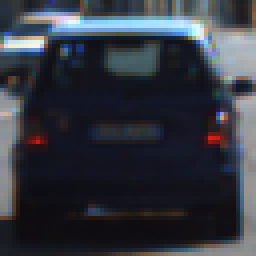
#> input picture 4_Lane_Vehicle_Detection/submission_input/vehicle1.png, 64 x 64 px (shown 4 times larger); its folder holds 3 pictures in this run
$ jupyter execute --allow-errors submission.ipynb   (shell and % lines are left out)   (older library calls are emulated)
#> lines starting #> are read from the running program, lines starting #| are printed output that depends on the picture
---
## Car Detection
#### Steps:
1. Color and Gradient Feature
2. Train classifier - Linear SVM
3. Set window search
4. Pipeline

[cell 1]
import matplotlib.pyplot as plt
import matplotlib.image as mpimg
import numpy as np
import cv2
import copy
import math
from scipy import ndimage as ndi
from skimage.feature import hog, blob_doh, peak_local_max
from skimage.morphology import watershed, disk
from skimage.filters import rank, gaussian_filter
from skimage.util import img_as_ubyte
from scipy.ndimage.measurements import label

import pickle
import glob
import time
from sklearn.svm import LinearSVC
from sklearn.preprocessing import StandardScaler
from skimage.feature import hog
from sklearn.model_selection import train_test_split
# Import a library needed to edit/save/watch video clips
from moviepy.editor import VideoFileClip
import argparse
import os

## 1. Color and Gradient Feature

[cell 2]
# [18 lines left out: functions convert_color, color_hist, not called in this run]

[cell 3]
 # Define a function to compute binned color features
# [5 lines left out: function bin_spatial, not called in this run]

[cell 4]
# Define a function to return HOG features and visualization
def get_hog_features(img, orient, pix_per_cell, cell_per_block,
                        vis=False, feature_vec=True):
    # Call with two outputs if vis==True
    if vis == True:
        features, hog_image = hog(img, orientations=orient,
                                  pixels_per_cell=(pix_per_cell, pix_per_cell),
                                  cells_per_block=(cell_per_block, cell_per_block),
                                  transform_sqrt=True,
                                  visualise=vis, feature_vector=feature_vec)
        return features, hog_image
    # Otherwise call with one output
    else:
        features = hog(img, orientations=orient,
                       pixels_per_cell=(pix_per_cell, pix_per_cell),
                       cells_per_block=(cell_per_block, cell_per_block),
                       transform_sqrt=True,
                       visualise=vis, feature_vector=feature_vec)
        return features

[cell 5]
# Define a function to extract features from a list of images
def extract_features(imgs, color_space='RGB', spatial_size=(32, 32),
                        hist_bins=32, orient=9,
                        pix_per_cell=8, cell_per_block=2, hog_channel=0,
                        spatial_feat=True, hist_feat=True, hog_feat=True):
    # Create a list to append feature vectors to
    features = []
    # Iterate through the list of images
    for file in imgs:
        file_features = []
        # Read in each one by one
        image = mpimg.imread(file)
        # apply color conversion if other than 'RGB'
        if color_space != 'RGB':
            if color_space == 'HSV':
                feature_image = cv2.cvtColor(image, cv2.COLOR_RGB2HSV)
            elif color_space == 'LUV':
                feature_image = cv2.cvtColor(image, cv2.COLOR_RGB2LUV)
            elif color_space == 'HLS':
                feature_image = cv2.cvtColor(image, cv2.COLOR_RGB2HLS)
            elif color_space == 'YUV':
                feature_image = cv2.cvtColor(image, cv2.COLOR_RGB2YUV)
            elif color_space == 'YCrCb':
                feature_image = cv2.cvtColor(image, cv2.COLOR_RGB2YCrCb)
        else: feature_image = np.copy(image)

        if spatial_feat == True:
            spatial_features = bin_spatial(feature_image, size=spatial_size)
            file_features.append(spatial_features)
        if hist_feat == True:
            # Apply color_hist()
            hist_features = color_hist(feature_image, nbins=hist_bins)
            file_features.append(hist_features)
        if hog_feat == True:
        # Call get_hog_features() with vis=False, feature_vec=True
            if hog_channel == 'ALL':
                hog_features = []
                for channel in range(feature_image.shape[2]):
                    hog_features.append(get_hog_features(feature_image[:,:,channel],
                                        orient, pix_per_cell, cell_per_block,
                                        vis=False, feature_vec=True))
                hog_features = np.ravel(hog_features)
            else:
                hog_features = get_hog_features(feature_image[:,:,hog_channel], orient,
                            pix_per_cell, cell_per_block, vis=False, feature_vec=True)
            # Append the new feature vector to the features list
            file_features.append(hog_features)
        features.append(np.concatenate(file_features))
    # Return list of feature vectors
    return features

[cell 6]
imgs=glob.glob('./submission_input/*')
vehicle = mpimg.imread(imgs[1])
#> vehicle is the input picture: shape (64, 64, 3) float32; mean R, G, B 0.201, 0.215, 0.25
nonvehicle = mpimg.imread(imgs[0])
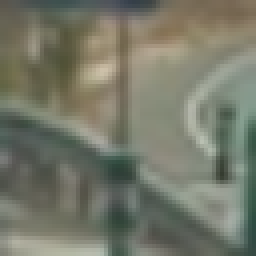
#> input picture 4_Lane_Vehicle_Detection/submission_input/non_vehicle1.png, 64 x 64 px (shown 4 times larger)
#> nonvehicle is the input picture: shape (64, 64, 3) float32; mean R, G, B 0.462, 0.472, 0.412
fig = plt.figure()
plt.subplot(121)
plt.imshow(vehicle, cmap='gray')
plt.title('Example Car Image')
plt.subplot(122)
plt.imshow(nonvehicle, cmap='gray')
plt.title('Example non-car Image')
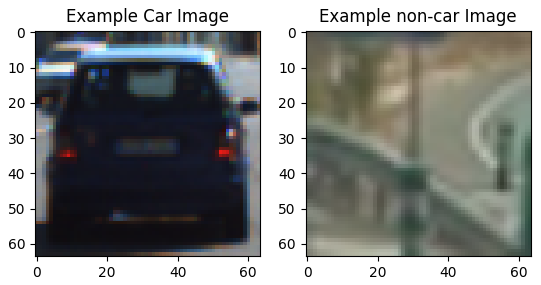
#> figure drawn by matplotlib, 2 panels

[cell 7]
gray = cv2.cvtColor(vehicle, cv2.COLOR_RGB2GRAY)
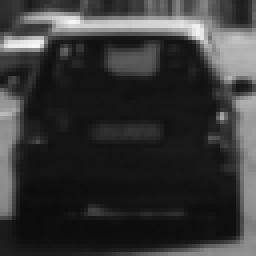
#> gray: shape (64, 64) float32 (shown 4 times larger); min 0.0482, max 0.961, mean 0.215
# Define HOG parameters
orient = 10
pix_per_cell = 8
cell_per_block = 6
# Call our function with vis=True to see an image output
features, hog_image = get_hog_features(gray, orient,
                        pix_per_cell, cell_per_block,
                        vis=True, feature_vec=False)
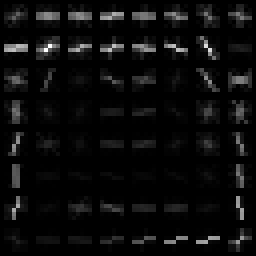
#> hog_image: shape (64, 64) float32 (shown 4 times larger); min 0, max 0.181, mean 0.00847; drawn with min black and max white
# Plot the examples
fig = plt.figure()
plt.subplot(121)
plt.imshow(gray, cmap='gray')
plt.title('Example Car Image')
plt.subplot(122)
plt.imshow(hog_image, cmap='gray')
plt.title('ori_10_pix_8_cell_6')
plt.subplots_adjust(left=0., right=1, top=0.9, bottom=0.)

## 2. Train SVM

[cell 8]
#Data Read
cars = []
notcars = []
cars_images = glob.glob('./vehicles/*')
for folder in cars_images:
    cars += glob.glob('{}/*.png'.format(folder))
notcars_images = glob.glob('./non-vehicles/*')
for folder in notcars_images:
    notcars += glob.glob('{}/*.png'.format(folder))

[cell 9]
def data_look(car_list, notcar_list):
    data_dict = {}
    # Define a key in data_dict "n_cars" and store the number of car images
    data_dict["n_cars"] = len(car_list)
    # Define a key "n_notcars" and store the number of notcar images
    data_dict["n_notcars"] = len(notcar_list)
    # Read in a test image, either car or notcar
    example_img = mpimg.imread(car_list[0])
    # Define a key "image_shape" and store the test image shape 3-tuple
    data_dict["image_shape"] = example_img.shape
    # Define a key "data_type" and store the data type of the test image.
    data_dict["data_type"] = example_img.dtype
    # Return data_dict
    return data_dict

#> (a cell that did not finish here is left out)

[cell 11]
# Set parameters

color_space = 'YCrCb' # Can be RGB, HSV, LUV, HLS, YUV, YCrCb
orient = 9
pix_per_cell = 8
cell_per_block = 2
hog_channel = 'ALL' # Can be 0, 1, 2, or "ALL"
spatial_size = (16, 16)
hist_bins = 32
spatial_feat = True
hist_feat = True
hog_feat = True

parameters = {'color_space': color_space,
                  'orient': orient,
                  'pix_per_cell': pix_per_cell,
                  'cell_per_block': cell_per_block,
                  'hog_channel': hog_channel,
                  'spatial_size': spatial_size,
                  'hist_bins': hist_bins,
                  'spatial_feat': spatial_feat,
                  'hist_feat': hist_feat,
                  'hog_feat': hog_feat}

[cell 12]
car_features = extract_features(cars, color_space=color_space,
                            spatial_size=spatial_size, hist_bins=hist_bins,
                            orient=orient, pix_per_cell=pix_per_cell,
                            cell_per_block=cell_per_block,
                            hog_channel=hog_channel, spatial_feat=spatial_feat,
                            hist_feat=hist_feat, hog_feat=hog_feat)
notcar_features = extract_features(notcars, color_space=color_space,
                            spatial_size=spatial_size, hist_bins=hist_bins,
                            orient=orient, pix_per_cell=pix_per_cell,
                            cell_per_block=cell_per_block,
                            hog_channel=hog_channel, spatial_feat=spatial_feat,
                            hist_feat=hist_feat, hog_feat=hog_feat)

X = np.vstack((car_features, notcar_features)).astype(np.float64)
# Fit a per-column scaler
#> (the rest of this cell did not finish here and is left out)

[cell 13]
# Split into training and test
rand_state = np.random.randint(0, 100)
#> (the rest of this cell did not finish here and is left out)

#> (a cell that did not finish here is left out)

[cell 15]
# Train SVC
svc = LinearSVC(max_iter=20000)
# Check the training time for the SVC
t=time.time()
#> (the rest of this cell did not finish here and is left out)

#> (a cell that did not finish here is left out)

#> (a cell that did not finish here is left out)

## 3. Slide window

[cell 18]
# Define a function that takes an image,
# start and stop positions in both x and y,
# window size (x and y dimensions),
# and overlap fraction (for both x and y)
# [48 lines left out: functions slide_window, draw_boxes, not called in this run]

[cell 19]
# [67 lines left out: functions single_img_features, search_windows, not called in this run]

[cell 20]
# Define a single function that can extract features using hog sub-sampling and make predictions
# [65 lines left out: function find_cars, not called in this run]

[cell 21]
# Bbox
ystart = 400
ystop = 656
scale = 1.5
img = mpimg.imread('test_images/test4.jpg')
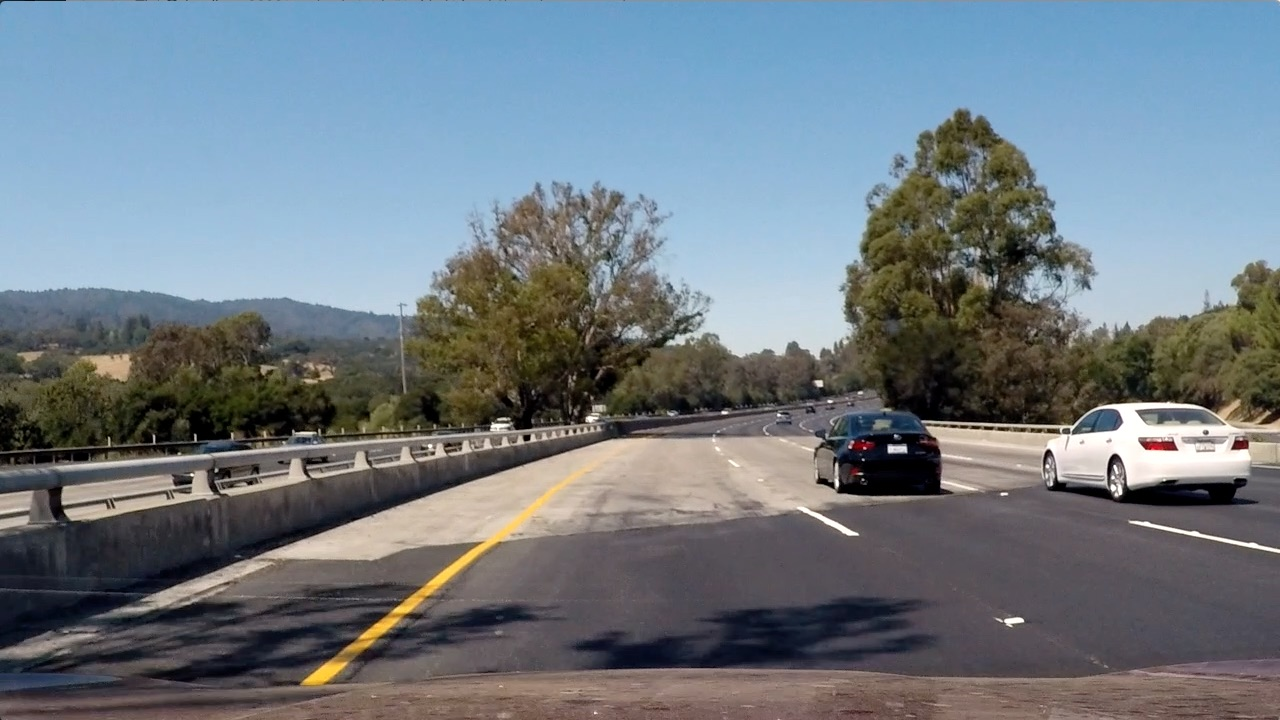
#> input picture 4_Lane_Vehicle_Detection/test_images/test4.jpg, 1280 x 720 px
#> img is the input picture: shape (720, 1280, 3); mean R, G, B 112.2, 122.7, 130.9
#> (the rest of this cell did not finish here and is left out)

[cell 22]
# [29 lines left out: functions add_heat, apply_threshold, draw_labeled_bboxes, not called in this run]

[cell 23]
f, axarr = plt.subplots(2, 2)
#> (the rest of this cell did not finish here and is left out)

[cell 24]
# Add heat to each box in box list
image = mpimg.imread('test_images/test1.jpg')
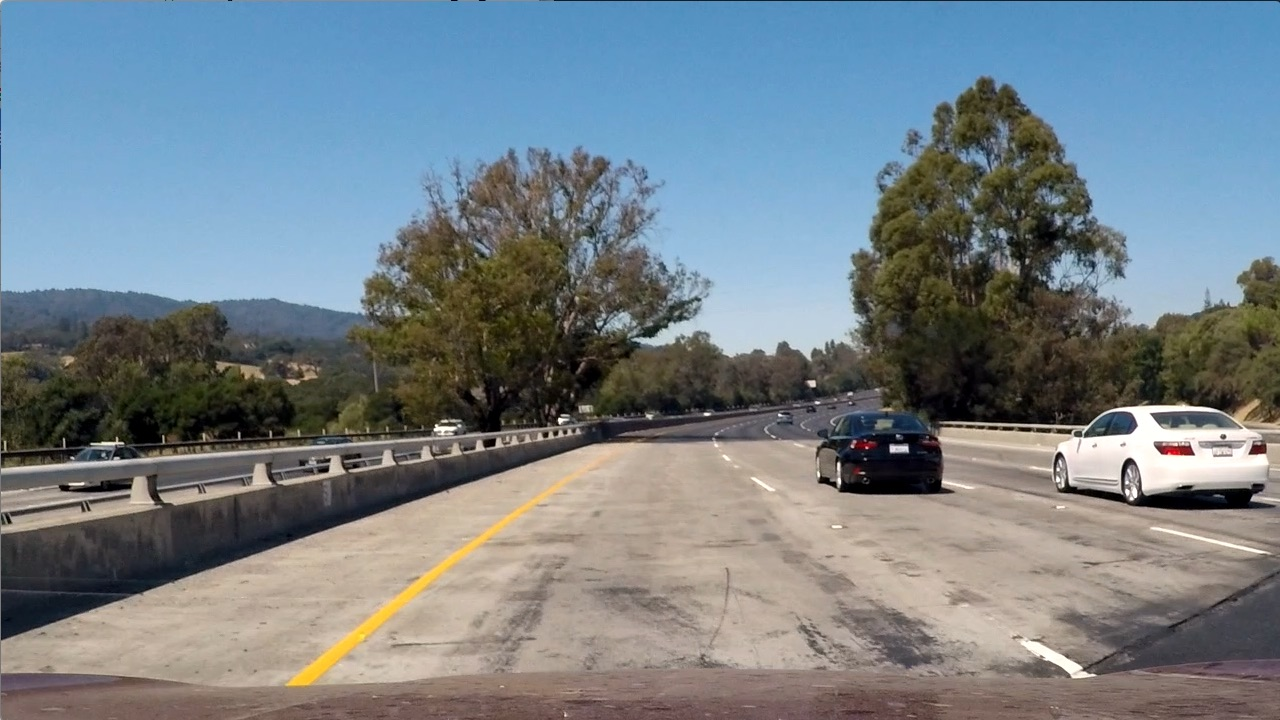
#> input picture 4_Lane_Vehicle_Detection/test_images/test1.jpg, 1280 x 720 px
#> image is the input picture: shape (720, 1280, 3); mean R, G, B 117.5, 128.7, 135.5
heat = np.zeros_like(image[:,:,0]).astype(np.float)
#> (the rest of this cell did not finish here and is left out)

[cell 25]
image = mpimg.imread('test_images/test1.jpg')
n= image

#> (a cell that did not finish here is left out)

[cell 27]
n

[cell 28]
# Add heat to each box in box list
image = mpimg.imread('test_images/test1.jpg')
heat = np.zeros_like(image[:,:,0]).astype(np.float)
#> (the rest of this cell did not finish here and is left out)

## 4. Process Image/Video

[cell 29]
#False Positive

[cell 30]
# [21 lines left out: function pipeline, not called in this run]

[cell 31]
img = mpimg.imread('test_images/test5.jpg')
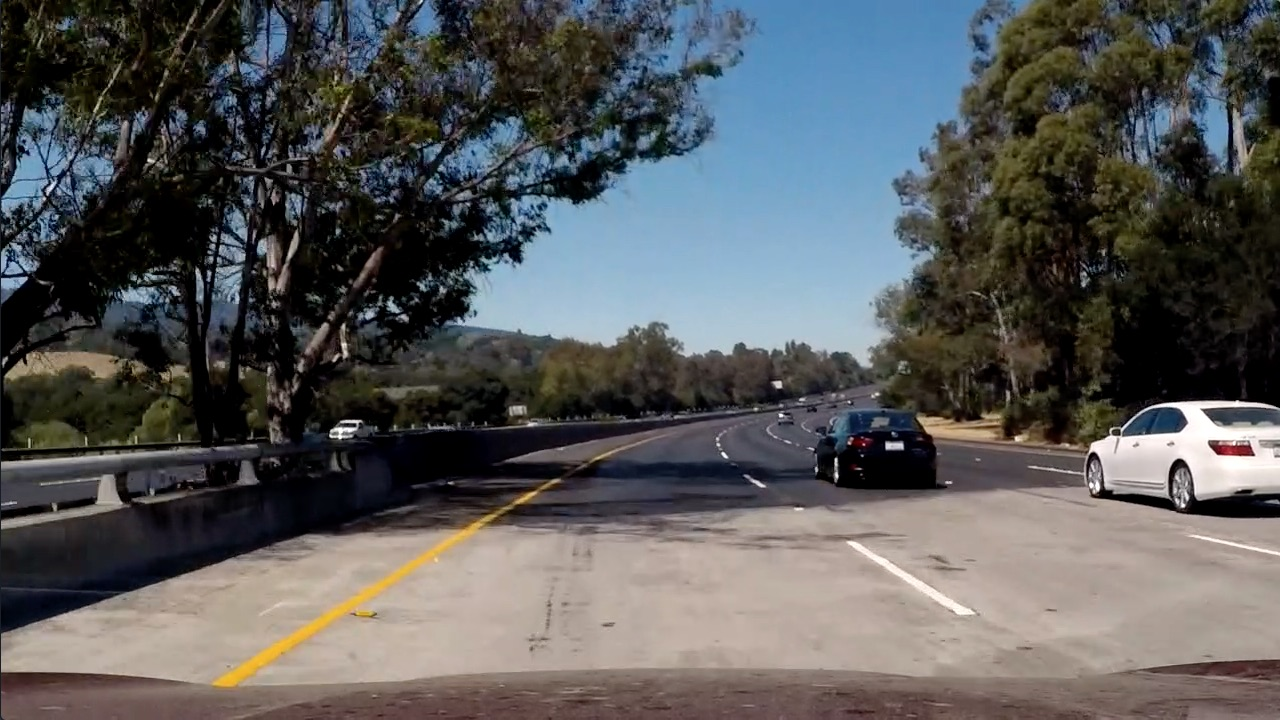
#> input picture 4_Lane_Vehicle_Detection/test_images/test5.jpg, 1280 x 720 px
#> img is the input picture: shape (720, 1280, 3); mean R, G, B 88.5, 89.3, 89.8
#> (the rest of this cell did not finish here and is left out)
